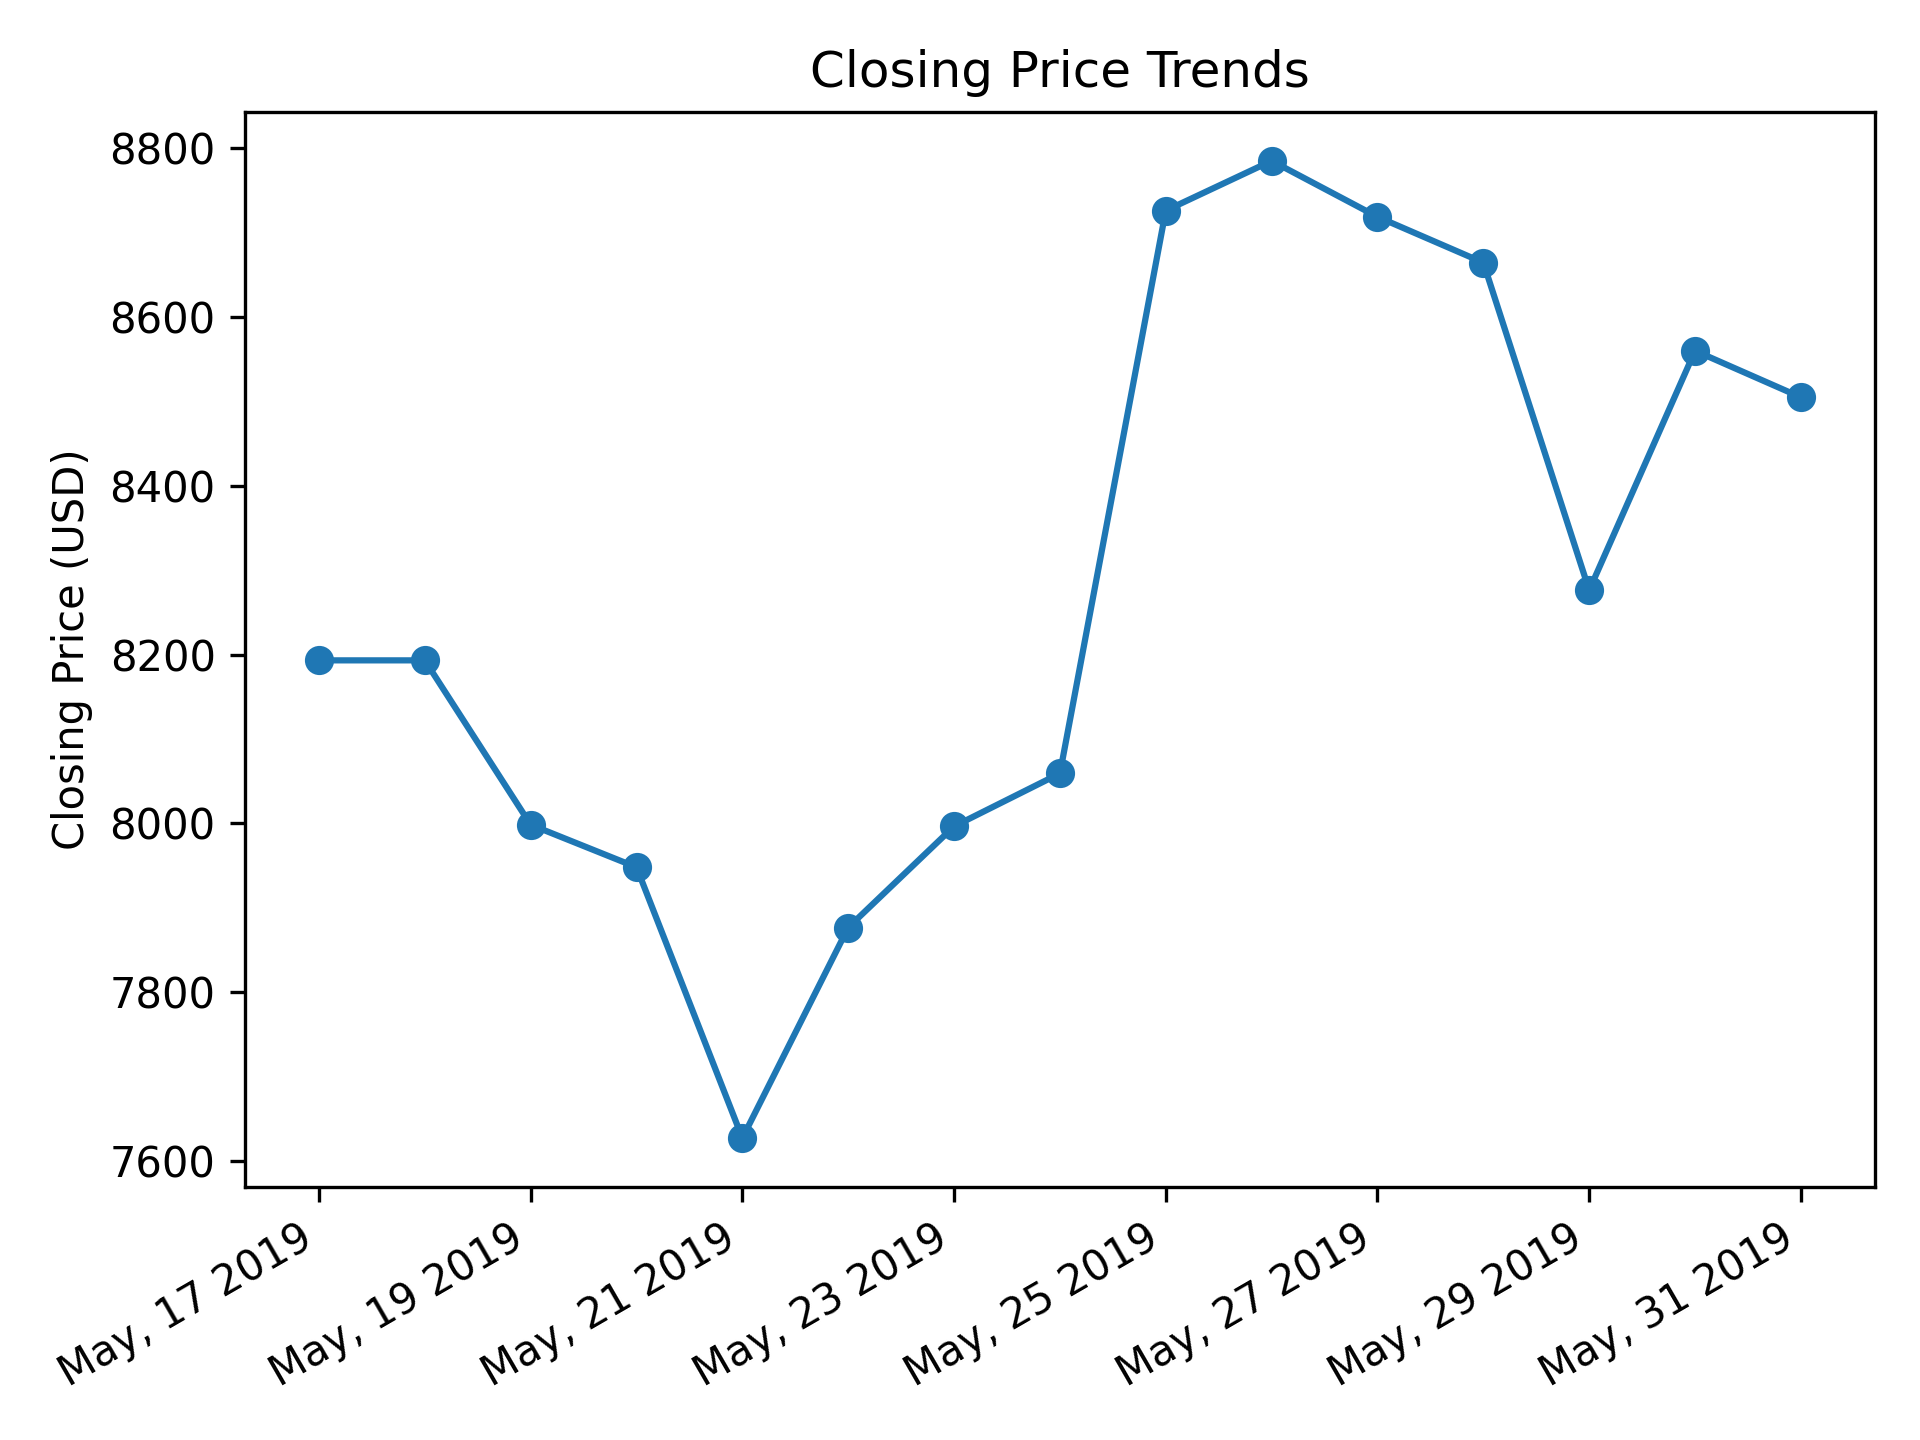

This chart was generated by the following Python code:
# Importing necesssary libraries
import pandas as pd
from datetime import datetime, timedelta
import matplotlib.pyplot as plt
from matplotlib import dates as mpl_dates
import numpy as np

# Defining values
data = pd.read_csv('timeplot_data.csv')
data['Date'] = pd.to_datetime(data['Date'])
data.sort_values('Date', inplace=True)
dates = data['Date']
price_close = data['Close']

# PLotting graph
plt.plot_date(dates, price_close, linestyle='solid')

# Setting date format
date_fmt = mpl_dates.DateFormatter('%b, %d %Y')
plt.gcf().autofmt_xdate()
plt.gca().xaxis.set_major_formatter(date_fmt)

# Adding labels to graph
plt.ylabel('Closing Price (USD)')
plt.title('Closing Price Trends')

# Adjust some padding to graph
plt.tight_layout()

# Saving graph as png
plt.savefig('time_plot_2.png', dpi=300)

# Showing graph as output
plt.show()
